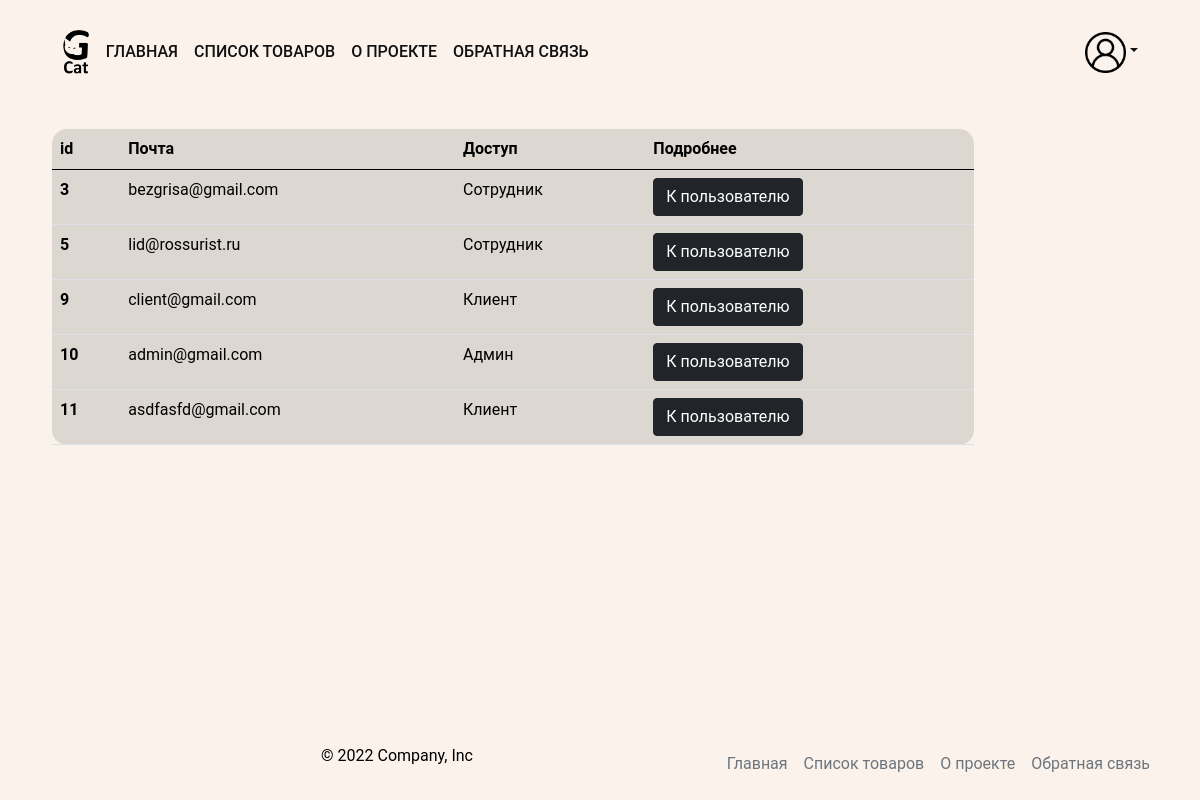
The page /users/user_list/ on the database as committed earlier.
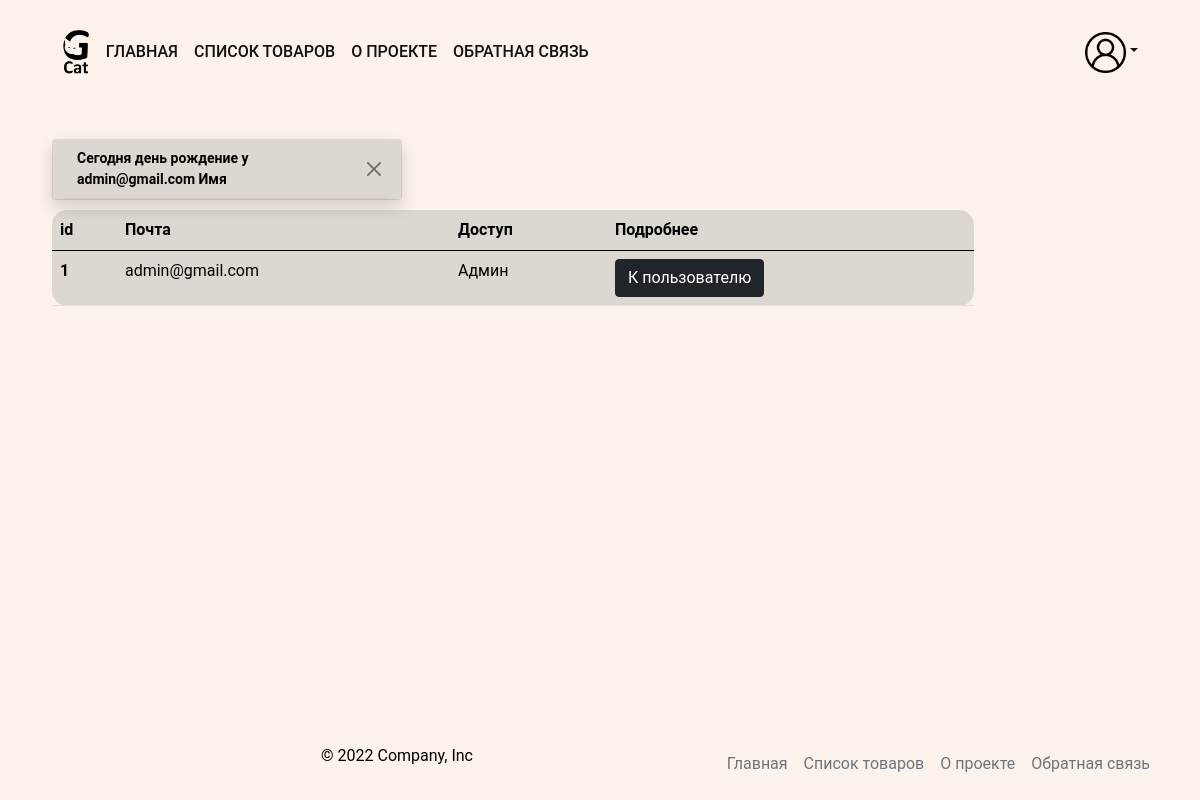
The same page on the database as committed later.
### users/models.py (models this page shows, shortened)
class Profile(AbstractBaseUser, PermissionsMixin):
    objects = ProfileManager()
    first_name = models.CharField(
        'имя',
        max_length=150,
        blank=True,
        null=True,
    )
    last_name = models.CharField(
        'фамилия',
        max_length=150,
        blank=True,
        null=True,
    )
    email = models.EmailField(
        'почта',
        unique=True,
        null=True,
    )
    is_active = models.BooleanField(
        'активная учетная запись',
        default=True,
        null=True,
    )
    is_staff = models.BooleanField(
        'сотрудник',
        default=False,
        null=True,
    )
    is_superuser = models.BooleanField(
        'админ',
        default=False,
        null=True,
    )
    date_joined = models.DateTimeField(default=timezone.now)
    birthday = models.DateField(
        'день рождения',
        blank=True,
        null=True,
    )
    USERNAME_FIELD = 'email'
    class Meta:
        default_related_name = 'profiles'
        verbose_name = 'пользователь'
        verbose_name_plural = 'пользователи'

### users/views.py (the view)
# urls.py: path('user_list/', views.UserListView.as_view(), name='user_list'),
class UserListView(ListView):
    template_name = 'users/user_list.html'
    model = Profile
    context_object_name = 'users_info'
    get_queryset = Profile.objects.is_activated

### core/user_processor.py (called while the page is built)
def access_users(request):
    users = Profile.objects.published()
    return {'users': users}

### users/managers.py (called while the page is built)
    def is_activated(self):
        return (
            self.get_queryset().
            filter(is_active=True)
            .only('id', 'email', 'is_superuser', 'is_staff',)
        )

    def published(self):
        return (
            self.get_queryset()
            .filter(birthday=datetime.today())
            .values('email', 'first_name')
        )

### templates/users/user_list.html
{% extends "base.html" %}
{% load static %}
{% block content %}
<div class="col-10">
  <table class="table">
    <thead>
      <tr>
        <th scope="col">id</th>
        <th scope="col">Почта</th>
        <th scope="col">Доступ</th>
        <th scope="col">Подробнее</th>
      </tr>
    </thead>
    <tbody>
      {% for field in users_info %}
        <tr>
          <th scope="row">{{ field.id }}</th>
          <td>{{ field.email }}</td>
          {% if field.is_superuser %}
            <td>Админ</td>
          {% elif field.is_staff %}
            <td>Сотрудник</td>
          {% else %}
            <td>Клиент</td>
          {% endif %}
          <td>
            <a
              href="{% url 'users:user_detail' field.id %}"
              class="btn btn-dark"
            >К пользователю</a>
          </td>
        </tr>
      {% endfor %}
    </tbody>
  </table>
</div>
{% endblock %}

### templates/base.html (shortened to what this page needs)
{% load static %}
<!DOCTYPE html>
<html lang="ru">
  <head>
    <link rel="stylesheet" href="{% static 'bootstrap/css/bootstrap.min.css' %}">
    <link rel="stylesheet" href="{% static 'style/style.css' %}">
  </head>
  <body>
    {% include "includes/header.html" %}
    <div class="container">
      {% include "includes/users_birthday.html" %}
      <main style="margin-left: 10px">{% block content %}Контент не подвезли{% endblock %}</main>
    </div>
    {% include "includes/footer.html" %}
  </body>
</html>

### templates/includes/header.html (shortened to what this page needs)
{% load static %}
<div class="container">
  {% with request.resolver_match.view_name as view_name %}
  <header class="d-flex flex-wrap align-items-center justify-content-center justify-content-md-between py-3 mb-4">
    <nav class="navbar navbar-expand-lg navbar-light">
      <div class="container-fluid">
        <img src="{% static 'logo/main_logo.png' %}" alt="Cat" style="width: 4%">
        <div class="collapse navbar-collapse" id="navbarSupportedContent">
          <ul class="navbar-nav me-auto mb-2 mb-lg-0 top-menu">
            <li class="nav-item">
              <a
                class="{% if view_name == 'homepage:home' %}nav-link disabled{% else %}nav-link{% endif %}"
                href="{% url 'homepage:home' %}"
              >Главная</a>
            </li>
            <li class="nav-item">
              <a
               class="{% if view_name == 'catalog:item_list' %}nav-link disabled{% else %}nav-link{% endif %}"
               href="{% url 'catalog:item_list' %}"
              >Список товаров</a>
            </li>
            <li class="nav-item">
              <a
               class="{% if view_name == 'about:description' %}nav-link disabled{% else %}nav-link{% endif %}"
               href="{% url 'about:description' %}"
              >О проекте</a>
            </li>
            <li class="nav-item">
              <a
               class="{% if view_name == 'feedback:feedback' %}nav-link disabled{% else %}nav-link{% endif %}"
               href="{% url 'feedback:feedback' %}"
              >Обратная связь</a>
            </li>
          </ul>
          <ul class="navbar-nav col-md-6 text-end">
            <li class="nav-item dropdown">
              <a class="nav-link dropdown-toggle" data-bs-toggle="dropdown" href="#"><img src="{% static 'img/user.png' %}" alt="user" style="width: 8%"></a>
            </li>
          </ul>
        </div>
      </div>
    </nav>
  </header>
  {% endwith %}
</div>

### templates/includes/users_birthday.html
<div class="container">
  <div class="row">
    {% for user in users %}
    <div class="toast fade show" role="alert" aria-live="assertive" aria-atomic="true" style="margin: 10px; background-color: #ddd7d2; color: #000;">
      <div class="toast-header" style="background-color: #ddd7d2; color: #000;">
        <strong class="me-auto">
          Сегодня день рождение у {{ user.email }}
          {% if user.first_name %}
            {{ user.first_name }}
          {% endif %}
        </strong>
        <button type="button" class="btn-close" data-bs-dismiss="toast" aria-label="Close"></button>
      </div>
    </div>
    {% endfor %}
  </div>
</div>

### templates/includes/footer.html
{% load static %}
<footer class="footer mt-auto py-3">
  <div class="container">
    <div class="d-flex justify-content-end">
      <p class="col-md-3 mb-0">© 2022 Company, Inc</p>
      <ul class="nav col-md-6 justify-content-end">
        <li class="nav-item">
          <a
            class="nav-link px-2 text-muted"
            href="{% url 'homepage:home' %}"
          >Главная</a>
        </li>
        <li class="nav-item">
          <a
          class="nav-link px-2 text-muted"
          href="{% url 'catalog:item_list' %}"
          >Список товаров</a>
        </li>
        <li class="nav-item">
          <a
          class="nav-link px-2 text-muted"
          href="{% url 'about:description' %}"
          >О проекте</a>
        </li>
        <li class="nav-item">
          <a
          class="nav-link px-2 text-muted"
          href="{% url 'feedback:feedback' %}"
          >Обратная связь</a>
        </li>
      </ul>
    </div>
  </div>
</footer>

### static_dev/style/style.css (style rules this page uses)
html { font-size: 16px; }
body { font-family: 'Roboto', sans-serif; font-size: 16px; font-weight: 400; color: #000; background-color: #fff; min-width: 350px; min-height: 100vh; display: flex; flex-direction: column; background-color: #FBF2EB; }
img { max-width: 100%; height: auto; }
a { color: #111; }
.navbar-light .navbar-nav .nav-link { color: #111; font-weight: 500; text-transform: uppercase; }
.top-menu li a::after { content: ''; display: block; width: 100%; background-color: #111; height: 1px; transition: all .3s; transform: scale(0); }
footer { flex-shrink: 0; }
.table { background-color: #ddd7d2; color: #000; border-radius: 15px; }

Rows that differ between the two databases and show on the page:
removed Profile: id "3", email "bezgrisa@gmail.com", is_superuser "Сотрудник"
removed Profile: id "5", email "lid@rossurist.ru", is_superuser "Сотрудник"
removed Profile: id "9", email "client@gmail.com", is_superuser "Клиент"
removed Profile: id "10", email "admin@gmail.com", is_superuser "Админ"
removed Profile: id "11", email "asdfasfd@gmail.com", is_superuser "Клиент"
added Profile: email "admin@gmail.com", first_name "Имя", id "1", is_superuser "Админ"
